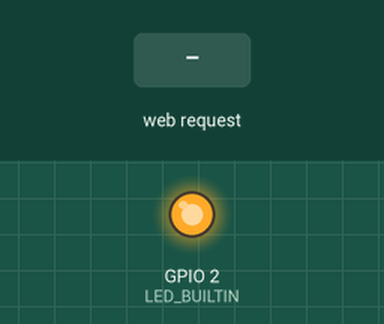
This sketch was run on a simulated ESP8266 (NodeMCU). Parts: output pins drawn as LEDs (lit = HIGH, except the on-board LED, lit = LOW). Dashed ring = blinking. The test bench sets the inputs (shaded band). What the sketch prints to the serial monitor is not drawn.

Above: at 2.2 s.
2.3 s: HTTP request GET /blink received
At 2.85 s:
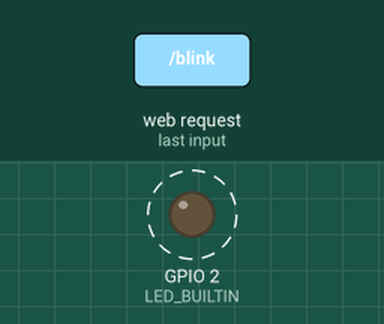
At 3.4 s:
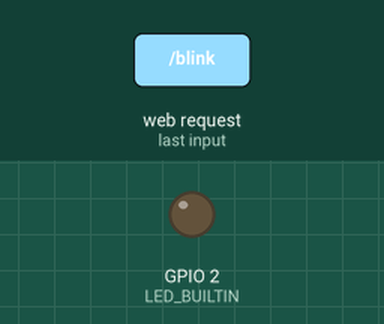
Timing chart, 0 to 5.3 s (numbered marks = the images above; inputs shaded):
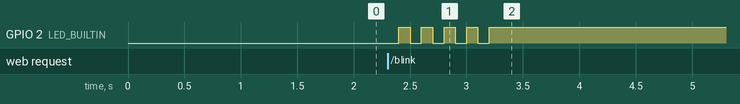

Measured:
- after the input at 2.3 s, GPIO 2 (LED_BUILTIN): alternates HIGH for 0.10 s and LOW for 0.10 s, 9 changes in all, then stays HIGH, starting after 0.10 s

The sketch:

lab04_03.ino
```cpp
#include <ESP8266WiFi.h>
#include <WiFiClient.h>
#include <ESP8266WebServer.h>

const char *ssid = "ESP8266-AP";
const char *password = "123456789";

ESP8266WebServer server(80);

void handleRoot() {
  server.send(200, "text/html", "<h1>Welcome!!!</h1>");
}

void blinkLED(){
  server.send(200, "text/html", "<h1>Blink!!!</h1>");
  for(int i=0;i<5;i++){
    digitalWrite(LED_BUILTIN,LOW);
    delay(100);
    digitalWrite(LED_BUILTIN,HIGH);
    delay(100);
  }
}

void setup() {
  pinMode(LED_BUILTIN,OUTPUT);
  delay(1000);
  Serial.begin(115200);
  Serial.println();
  Serial.print("Configuring access point...");
  WiFi.softAP(ssid, password);

  IPAddress myIP = WiFi.softAPIP();
  Serial.print("AP IP address: ");
  Serial.println(myIP);
  server.on("/", handleRoot);
  server.on("/blink", blinkLED);
  server.begin();
  Serial.println("HTTP server started");
}

void loop() {
  server.handleClient();
}
```
